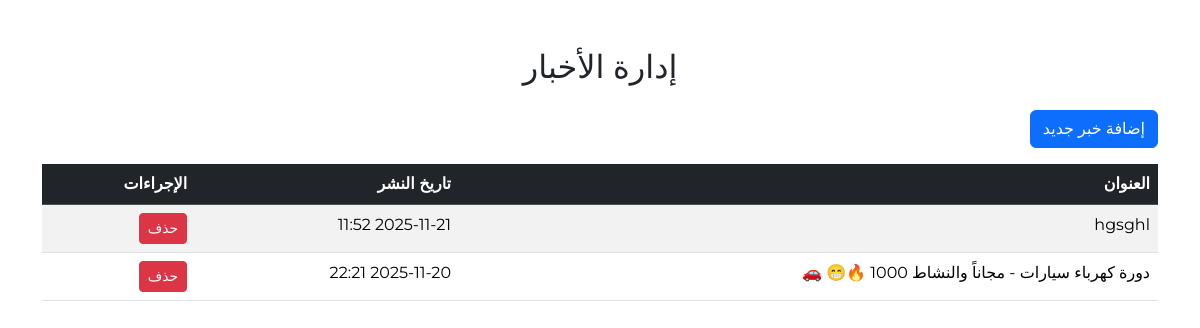
Screenshot of /admin/news (signed in) with the database file from the repository.
### app.py (models this page shows)
class News(db.Model):
    id = db.Column(db.Integer, primary_key=True)
    title = db.Column(db.String(200), nullable=False)
    content = db.Column(db.Text, nullable=False)
    image_filename = db.Column(db.String(200), nullable=True)
    date_published = db.Column(db.DateTime, default=datetime.utcnow)

### app.py (the view)
@app.route('/admin/news')
@admin_required
def admin_news():
    news_list = News.query.order_by(News.date_published.desc()).all()
    return render_template('admin/news.html', news_list=news_list)

### app.py (called while the page is built)
def admin_required(f):
    @wraps(f)
    def decorated_function(*args, **kwargs):
        if not session.get('admin_logged_in'):
            flash("يجب تسجيل الدخول للوصول إلى هذه الصفحة", "warning")
            return redirect(url_for('admin_login'))
        return f(*args, **kwargs)
    return decorated_function

### templates/admin/news.html (shortened to what this page needs)
{% extends "base.html" %}
{% block content %}
<div class="container py-5">
    <h2 class="mb-4 text-center">إدارة الأخبار</h2>
    <button class="btn btn-primary mb-3" data-bs-toggle="modal" data-bs-target="#addNewsModal">إضافة خبر جديد</button>
    <table class="table table-striped table-hover">
        <thead class="table-dark">
            <tr>
                <th>العنوان</th>
                <th>تاريخ النشر</th>
                <th>الإجراءات</th>
            </tr>
        </thead>
        <tbody>
            {% for news in news_list %}
            <tr>
                <td>{{ news.title }}</td>
                <td>{{ news.date_published.strftime('%Y-%m-%d %H:%M') }}</td>
                <td>
                    <a href="{{ url_for('delete_news', news_id=news.id) }}" class="btn btn-danger btn-sm">حذف</a>
                </td>
            </tr>
            {% endfor %}
        </tbody>
    </table>
</div>
{% endblock %}

### templates/base.html (style rules this page uses)
body { font-family: 'Montserrat', sans-serif; }

### rows the page displays
News: title "hgsghl", date_published "2025-11-21 11:52"
News: title "دورة كهرباء سيارات - مجاناً والنشاط 1000 🔥😁 🚗", date_published "2025-11-20 22:21"
